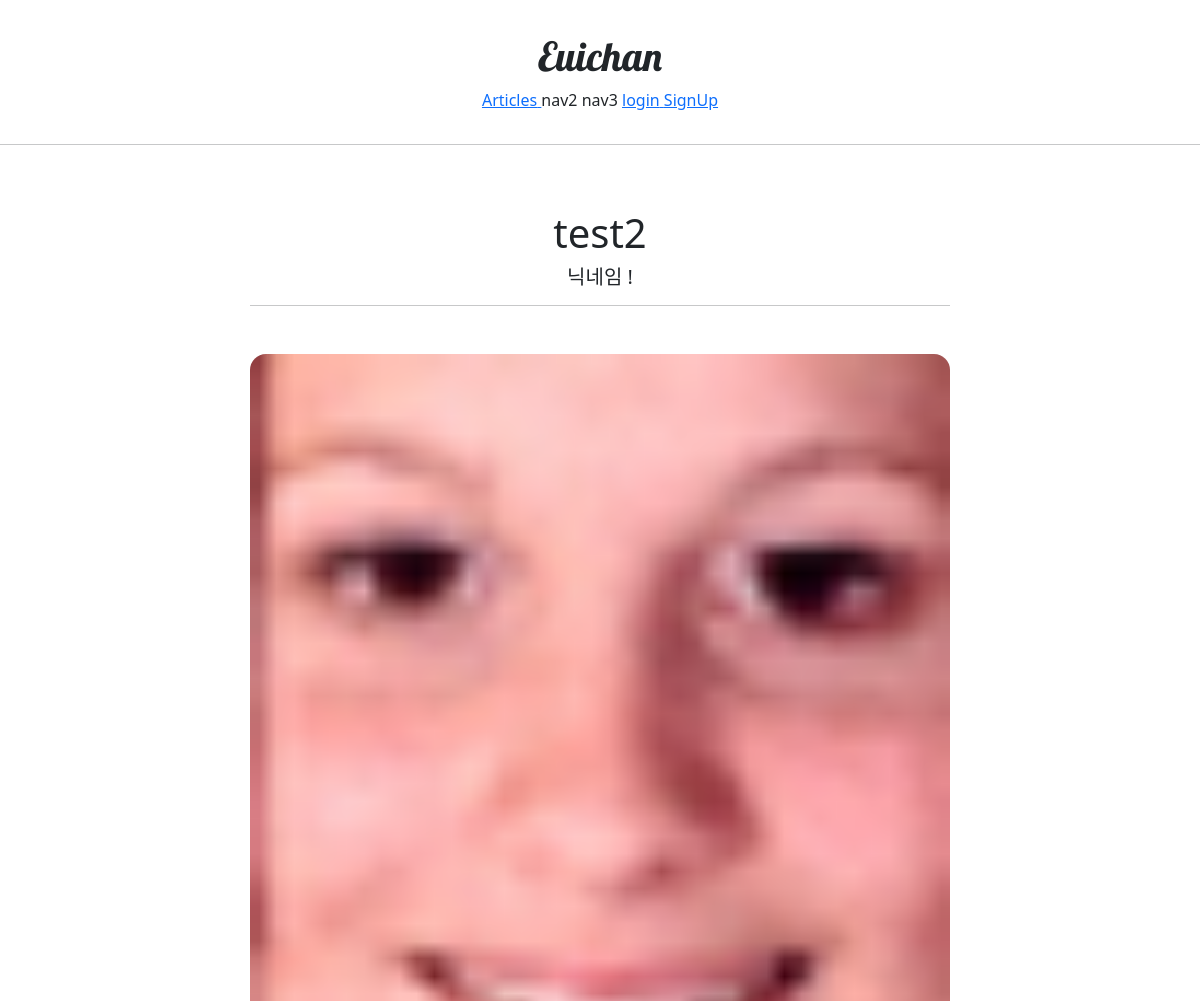
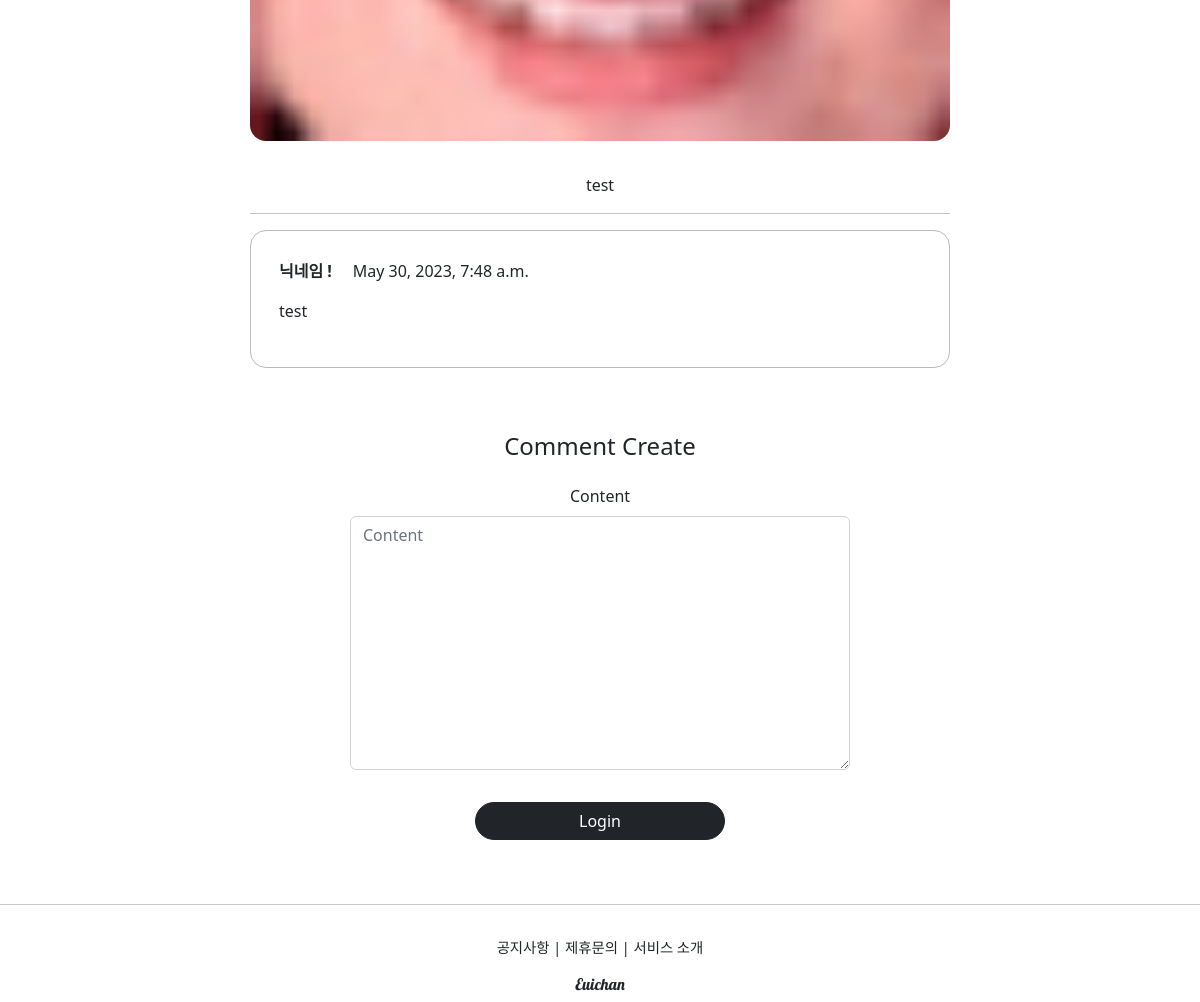
The page /articles/detail/8/ on the database its author committed (2 pictures, top to bottom).
### articleapp/models.py (models this page shows)
class Article(models.Model):
    writer = models.ForeignKey(User, on_delete=models.SET_NULL, related_name='article', null=True)
    title = models.CharField(max_length=200, null=True)
    image = models.ImageField(upload_to='article/', null=True)
    content = models.TextField(null=True)
    created_at = models.DateField(auto_now_add=True,null=True)

### profileapp/models.py (models this page shows)
class Profile(models.Model):
    user = models.OneToOneField(User, on_delete=models.CASCADE, related_name='profile')
    image = models.ImageField(upload_to='profile/', null=True)
    nickname = models.CharField(max_length=20, unique=True, null=True)
    message = models.CharField(max_length=100, null=True)

### commentapp/models.py (models this page shows)
class Comment(models.Model):
    article = models.ForeignKey(Article, on_delete=models.SET_NULL, null=True,related_name="comment")
    writer = models.ForeignKey(User, on_delete=models.SET_NULL, null=True, related_name="comment")
    content = models.TextField(null=False)
    created_at = models.DateTimeField(auto_now=True)

### articleapp/views.py (the view)
# urls.py: path('detail/<int:pk>/', ArticleDetailView.as_view(),name='detail'),
class ArticleDetailView(DetailView, FormMixin):
    model = Article
    form_class = CommentCreationForm
    context_object_name = 'target_article'
    template_name = 'articleapp/detail.html'

### commentapp/forms.py
class CommentCreationForm(ModelForm):
    class Meta:
        model = Comment
        fields = ['content']

### articleapp/templates/articleapp/detail.html (shortened to what this page needs)
{% extends 'base.html' %}
{% block content %}
  <div>
    <div style="text-align: center; max-width: 700px; margin: 4rem auto;">
      <h1>
        {{ target_article.title }}
      </h1>
      <h5>
        {{ target_article.writer.profile.nickname }}
      </h5>
      <hr>
      <img style="width: 100%; border-radius: 1rem; margin: 2rem 0; "
              src="{{ target_article.image.url }}" alt="">
      <p>
        {{ target_article.content }}
      </p>
      <hr>
      {% for comment in target_article.comment.all %}
        {% include 'commentapp/detail.html' with comment=comment %}
      {% endfor %}
      {% include 'commentapp/create.html' with article=target_article %}
    </div>
  </div>
{% endblock %}

### commentapp/templates/commentapp/detail.html (shortened to what this page needs)
<div style="border :1px solid; text-align: left; padding: 4%; margin: 1rem 0;
 border-radius: 1rem; border-color: #bbb;">
  <div>
    <strong>
        {{ comment.writer.profile.nickname }}
    </strong>
    {{ comment.created_at }}
  </div>
  <div style="margin: 1rem 0;">
      {{ comment.content }}
  </div>
</div>

### rows shown on the page
Article: title "test2", writer.profile.nickname "닉네임 !", image (picture), content "test"
Comment: writer.profile.nickname "닉네임 !", created_at "May 30, 2023, 7:48 a.m.", content "test"
